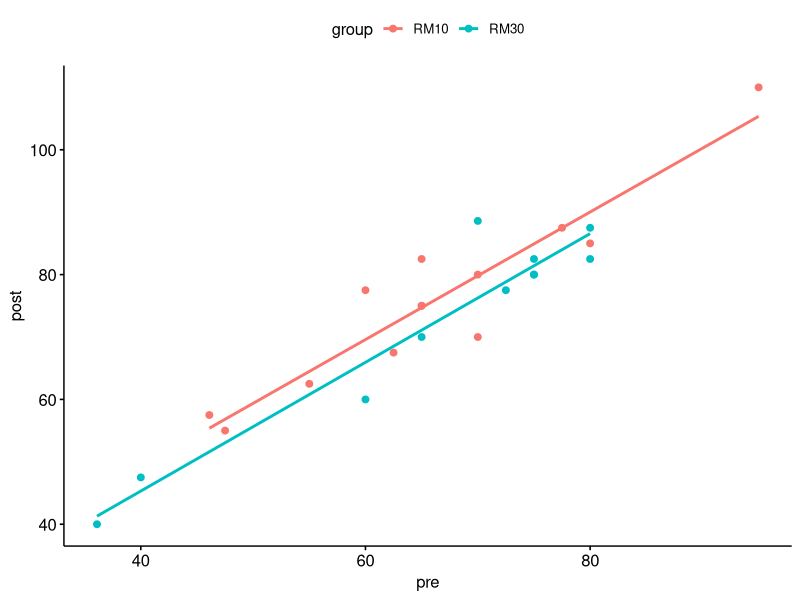

This chart was generated by the following R code: (Note: this script raises an error after producing the figure.)
library(readxl)
library(tidyverse)
library(flextable)
library(broom)
library(ggpubr)
library(rstatix)


### Forbered dataene
dataset1 <- read_excel("./data/ten_vs_thirty.xlsx", na = "NA") %>%
  filter(timepoint != "mid", # Fjerner timepoint "mid" fordi jeg er interessert i pre-post
         exercise == "benchpress") %>% # Velger ut øvelsen benkpress
  mutate(timepoint = factor(timepoint, 
                            levels = c("pre",  "post"))) %>% # Gjør timepoint om til numeriske variabler
  pivot_wider(names_from = timepoint, 
              values_from = load) %>% # Lager en egen kolonne med timepointene pre og post
  mutate(change = post - pre) # Lager en ny variabel change som regner ut endringene fra pre- til post-test.


### Lag en tabell som viser gjennomsnittlig endring i de to gruppene.
tabell1 <- dataset1 %>%
  group_by(group) %>% # Grupper etter variabelen group
  filter(!is.na(change)) %>% # Fjern forsøkspersoner uten resultat
  summarise (m = mean(change),
             s = sd(change)) %>% # Regn ut gjennomsnittlig endring og standardavviket
  flextable() %>% #Lag tabell med Flextable
  colformat_num(digits = 2) %>% # Endrer antall desimaler til 2
  set_header_labels(group = "Gruppe",
                    m = "Gjennomsnittlig endring",
                    s = "Standardavvik") %>% # Endrer navn på overskriftene i tabellen.
  
  add_header_row(values = "Tabell 1: Endringer fra pre til post-test", colwidths = 3) %>% #Angir tittel på tabellen
  
  autofit() #Gjør tabellen penere

### Statistisk analyse ved hjelp av ANCOVA-modell
ggscatter(dataset1, x = "pre", y = "post",
  color = "group", add = "reg.line") # Sjekker om det er et lineært forhold mellom de to gruppene

model1 <- lm(post ~ pre + group, data = dataset1)

model.metrics <- augment(model1) %>%
  select(-.hat, -.sigma, -.fitted, -.se.fit) # Velger variablene vi er interessert i
head(model.metrics, 3)

shapiro_test(model.metrics$.resid) # Bruker en shapiro-test for å sjekke normaliteten

model.metrics %>% levene_test(.resid ~ group) # Bruker en levene_test for å sjekke om variansen i residualene er lik i de to gruppene.

model.metrics %>% 
  filter(abs(.std.resid) > 3) %>%
  as.data.frame() # Sjekker om det er noen ekstreme verdier. Ingen ble funnet.

tidy(model1)
